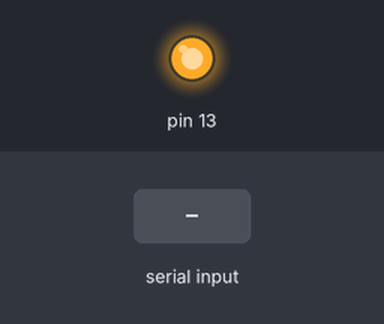
The sketch below on a simulated Arduino Uno, built with avr-gcc and run on an emulated ATmega328P. Parts: output pins drawn as LEDs (lit = HIGH). Inputs (shaded band) come from the test bench.

Above: at 1.8 s.
1.9 s: "s" received over the second serial link
At 3.2 s:
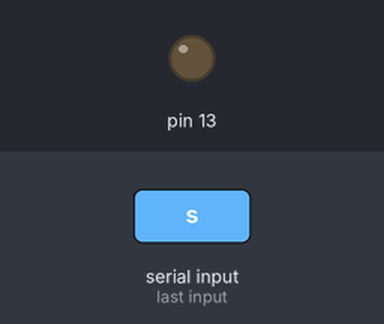
3.5 s: "a" received over the second serial link
At 4.1 s:
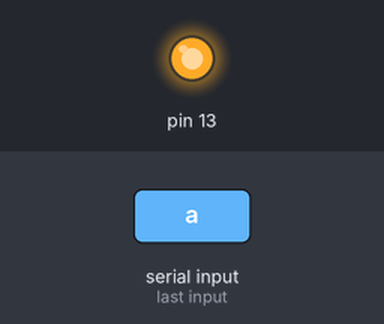
Timing chart, 0 to 6.5 s (numbered marks = the images above; inputs shaded):
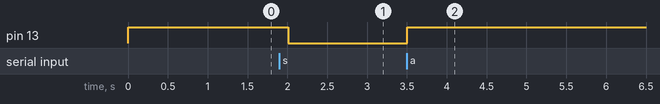

The sketch:

LED_clock_client.ino
```cpp
#include <SoftwareSerial.h>

SoftwareSerial mySerial(2,3); // RX, TX

char data = '0';
bool LEDState = HIGH;

void setup() {
  pinMode(13,OUTPUT);
  digitalWrite(13,LEDState);
  mySerial.begin(9600);
  establishContact();
  LEDState = LOW;
  digitalWrite(13,LEDState);
}

void loop() {
  if (mySerial.available()) {
    data = mySerial.read();
    if (data == 's') {
      LEDState = LOW;
    }
    else if (data == 'a') {
      LEDState = HIGH;
    }
    digitalWrite(13,LEDState);
  }
  delay(10);
}

void establishContact(){
  while(mySerial.available()<=0){
    mySerial.println("R");
    delay(500);
  }
}
```

Measured:
- after the input at 1.9 s, pin 13: HIGH → LOW after 0.11 s
- after the input at 3.5 s, pin 13: LOW → HIGH at once
